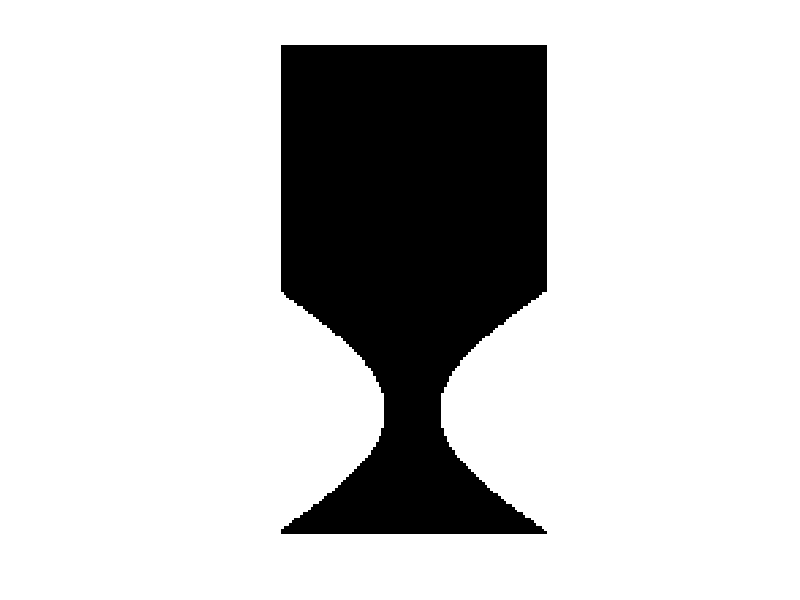

The MATLAB script that drew this image: (Note: this script raises an error after producing the figure.)
%%%%%%%%%%%%%%%%% INPUT %%%%%%%%%%%%%%%%%%%%%%%%%
clear
ny = 100;
nx = 1.8*ny;
Re = 60;
U = .1;
%%%%%%%%%%%%%%%% IMMERSED OBJECT %%%%%%%%%%%%%%%
%SINUISOIDAL
amplitude=.4*ny; %SIN AMPLITUDE
k=1;             %# of WAVES
[y,x] = meshgrid(1:ny,1:nx); 
obst=zeros(nx,ny);
obst=(y>ny/2+ny/2+amplitude*sin(2*pi*(x-1)/((nx-1)/k))) | (y<=ny/2-ny/2-amplitude*sin(2*pi*(x-1)/((nx-1)/k)));
obst(:,[1,ny])=1;
immersed = find(obst);
figure;imshow(obst)
%%%%%%%%%%%%%%%% OUTER BOUNDS %%%%%%%%%%%%%%%%%
L = ny-2; 
H = y-nx/ny;
u = 4*U/(L^2)*(H*L-H.^2);
v = zeros(nx,ny);
%%%%%%%%%%%%%%%% INSTANTIATION %%%%%%%%%%%%%%%%%
%tau = 0.5+3*U*ny/Re;
tau = 1;
w = [4/9,1/9,1/9,1/9,1/9,1/36,1/36,1/36,1/36];
cx=[0 1 0 -1 0 1 -1 -1 1];
cy=[0 0 1 0 -1 1 1 -1 -1];
oppdir=[1 4 5 2 3 8 9 6 7];
c=[cx;cy]';
% u = zeros(ny,nx);
% v = zeros(ny,nx);
%rho = ones(ny,nx);
rho = 1;
feq=zeros(9,nx,ny);
for i=1:9 
    feq(i,:,:)=w(i)*rho.*(1+3*(c(i,1)*u+c(i,2)*v)+ 9/2*(c(i,1)*u+c(i,2)*v).^2 - 3/2*(u.^2+v.^2)); 
end;
f = feq;

iter=0;
uerror=100;
verror=100;
%%%%%%%%%%%%%%%%%%%%%%%% START ITERATIONS %%%%%%%%%%%%%%%%%%%%%%%%%%%%%
while(iter<1000 && uerror + verror >.001)
uprev=reshape(u,nx,ny);
vprev=reshape(v,nx,ny);
%%%%%%%%%%%%%%%%%%%%%%%% MACRO VARIABLES %%%%%%%%%%%%%%%%%%%%%%%%
rho = sum(f);
% rhou=f(1,:,:)*c(1,1);
% for i=2:9
%     rhou=rhou+f(i,:,:)*c(i,1);
% end;
% rhov=f(1,:,:)*c(1,2);
% for i=2:9
%     rhov=rhov+f(i,:,:)*c(i,2);
% end;
% u=squeeze(rhou./rho);
% v=squeeze(rhov./rho);
% rho=squeeze(rho);    
u=reshape((cx * reshape(f,9,nx*ny)),1,nx,ny)./rho;
v=reshape((cy * reshape(f,9,nx*ny)),1,nx,ny)./rho;

%%%%%% BOUNDARIES
% INLET
H =[2:(ny-1)]-1.5;
u(:,1,2:(ny-1))=4*U/(L^2)*(H*L-H.^2);
v(:,1,[2:(ny-1)])= 0;
rho(:,1,[2:(ny-1)])=1./(1-u(:,1,[2:(ny-1)])).*(sum(f([1,3,5],1,[2:(ny-1)]))+2*sum(f([4,7,8],1,[2:(ny-1)])));
f(2,1,[2:(ny-1)])=f(4,1,[2:(ny-1)])+2/3*rho(:,1,[2:(ny-1)]).*u(:,1,[2:(ny-1)]); 
f(6,1,[2:(ny-1)])=f(8,1,[2:(ny-1)])+1/2*(f(5,1,[2:(ny-1)])-f(3,1,[2:(ny-1)]))+ 1/2*rho(:,1,[2:(ny-1)]).*v(:,1,[2:(ny-1)]) ...
                                + 1/6*rho(:,1,[2:(ny-1)]).*u(:,1,[2:(ny-1)]); 
f(9,1,[2:(ny-1)])=f(7,1,[2:(ny-1)])+1/2*(f(3,1,[2:(ny-1)])-f(5,1,[2:(ny-1)]))-1/2*rho(:,1,[2:(ny-1)]).*v(:,1,[2:(ny-1)]) ...
                                + 1/6*rho(:,1,[2:(ny-1)]).*u(:,1,[2:(ny-1)]); 

% OUTLET
rho(:,nx,[2:(ny-1)])=1;
u(:,nx,[2:(ny-1)])=-1+1./(rho(:,nx,[2:(ny-1)])).*(sum(f([1,3,5],nx,[2:(ny-1)]))+2*sum(f([2,6,9],nx,[2:(ny-1)])));
v(:,nx,[2:(ny-1)])=0;
f(4,nx,[2:(ny-1)])=f(2,nx,[2:(ny-1)])-2/3*rho(:,nx,[2:(ny-1)]).*u(:,nx,[2:(ny-1)]); 
f(8,nx,[2:(ny-1)])=f(6,nx,[2:(ny-1)])+1/2*(f(3,nx,[2:(ny-1)])-f(5,nx,[2:(ny-1)]))- 1/2*rho(:,nx,[2:(ny-1)]).*v(:,nx,[2:(ny-1)]) ...
                                  - 1/6*rho(:,nx,[2:(ny-1)]).*u(:,nx,[2:(ny-1)]); 
f(7,nx,[2:(ny-1)]) = f(9,nx,[2:(ny-1)]) + 1/2*(f(5,nx,[2:(ny-1)])-f(3,nx,[2:(ny-1)]))+ 1/2*rho(:,nx,[2:(ny-1)]).*v(:,nx,[2:(ny-1)]) ...
                                  - 1/6*rho(:,nx,[2:(ny-1)]).*u(:,nx,[2:(ny-1)]); 
%%%%%%%%%%%%%%%%%%%% F EQIILIBRIUM %%%%%%%%%%%%%%%%%%%%%%%%%%%%%
collOperator=(1-1/tau)*f+1/tau*feq; 
for i=1:9 
feq(i,:,:)=w(i)*rho.*(1+3*(c(i,1)*u+c(i,2)*v)+ 9/2*(c(i,1)*u+c(i,2)*v).^2 - 3/2*(u.^2+v.^2)); 
fnx(i,:,:)=f(i,:,:)-(1/tau).*(f(i,:,:)-feq(i,:,:));
end
%%%%%%%%%%%%%%%%%%%% COLLISION %%%%%%%%%%%%%%%%%%%%%%%%%%%%%%%%%%%%
%BOUNCE-BACK
for i=1:9
fnx(i,immersed)=f(oppdir(i),immersed);
end
%%%%%%%%%%%%%%%%% PROPAGATION %%%%%%%%%%%%%%%%%%%%%%%%%%%%%%%%%%
for i=1:9
f(i,:,:)=circshift(fnx(i,:,:),[0,cx(i),cy(i)]);
end
%%%%%%%%%%%%%%%%%%% STABILITIY CRITERIA %%%%%%%%%%%%%%%%%%%%%%%  
uerror=norm(reshape(u,nx,ny)-uprev,'fro');
verror=norm(reshape(v,nx,ny)-vprev,'fro');
iter=iter+1
end
%%%%%%%%%%%%%%%%%% PLOTS %%%%%%%%%%%%%%%%%%%%%%%%%%%%%%%%%%%%%%

x=.5/nx:1/nx:1;
y=.5/ny:1/ny:1;
u(immersed) = nan;
v(immersed) = nan;
UX=reshape(u,nx,ny);
UY=reshape(v,nx,ny);
figure;streamslice(x,y,UX',UY')
title('Streams')
xlabel('x')
ylabel('y')
axis tight

[X,Y]=meshgrid(x,y);
[sx,sy] = meshgrid(.05,.05:.05:.95);
figure; 
streamline(stream2(X,Y,UX',UY',sx,sy))
title('Streamlines')
xlabel('x')
ylabel('y')

% Streamlines
figure;contourf(x,y,hypot(UX',UY'))